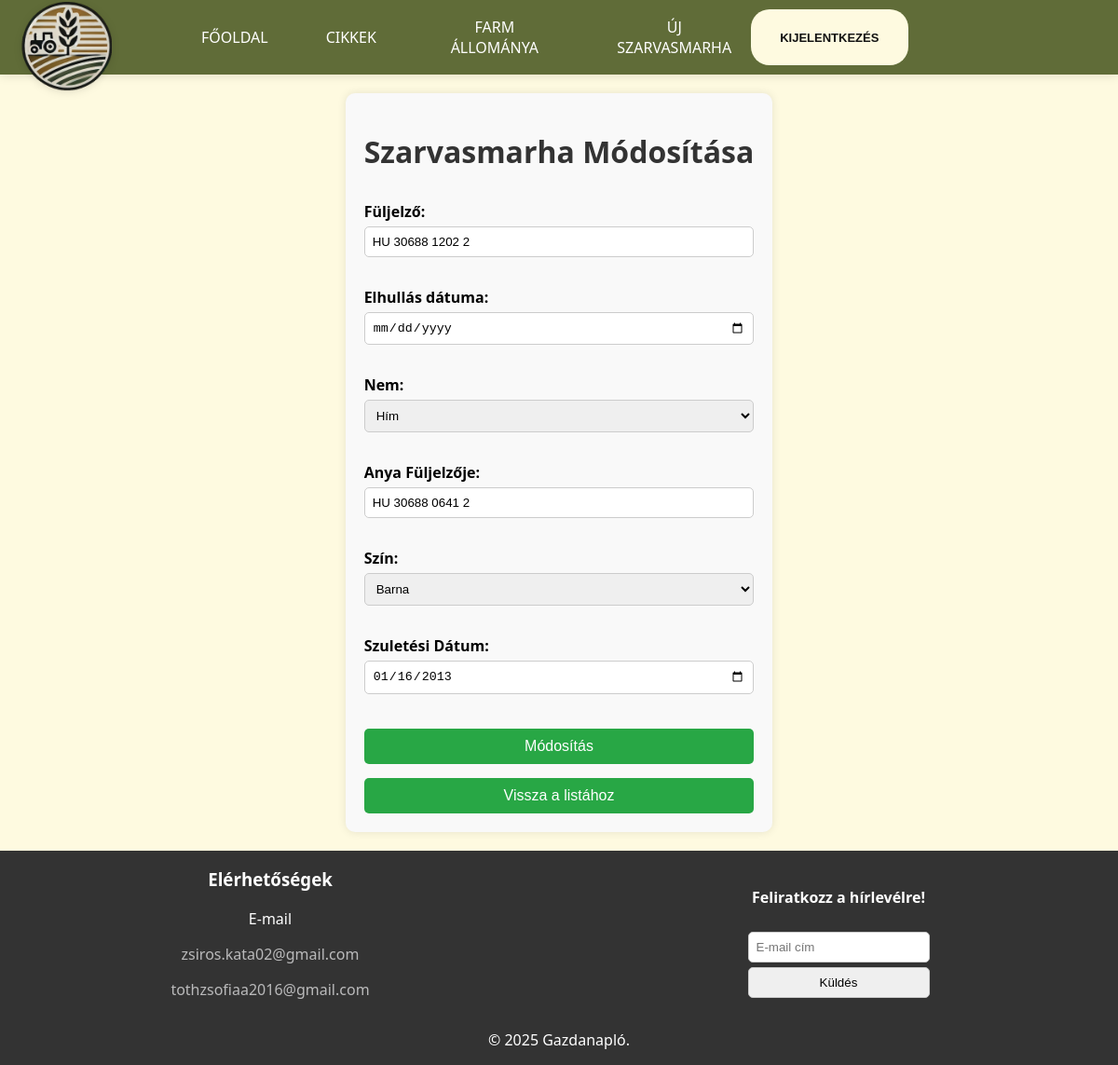
Page /admin/edit_cow.php?id=1 (signed in) on the committed database.
### tables this page shows
CREATE TABLE `cows` (
  `id` int(11) NOT NULL,
  `ear_tag` varchar(255) DEFAULT NULL,
  `gender` tinyint(1) DEFAULT NULL,
  `color_id` int(11) DEFAULT NULL,
  `birthdate` date DEFAULT NULL,
  `death_date` date DEFAULT NULL,
  `mother_ear_tag` varchar(255) DEFAULT NULL,
  `father_ear_tag` varchar(255) DEFAULT NULL,
  `picture` varchar(255) DEFAULT NULL
);

CREATE TABLE `colors` (
  `id` int(11) NOT NULL,
  `colors` varchar(255) DEFAULT NULL
);

### admin/edit_cow.php (the view, shortened to what this page needs)
<?php
require '../connect.php';
$cow_id = $_GET['id'] ?? null;
$stmt = $dbconn->prepare("SELECT * FROM cows WHERE id = ?");
$stmt->bind_param('i', $cow_id);
$stmt->execute();
$result = $stmt->get_result();
$cow = $result->fetch_assoc();
$colorsResult = $dbconn->query("SELECT id, colors AS color FROM colors");
$colors = [];
if ($colorsResult->num_rows > 0) {
    while ($row = $colorsResult->fetch_assoc()) {
        $colors[] = $row;
    }
}
?>
<!DOCTYPE html>
<html lang="hu">
 <?php
    include '../main/head.php';
?>
<body>
    <header>
        <?php include "../main/nav.php";?>
    </header>
    <main>
        <h1>Szarvasmarha Módosítása</h1>
        <form method="POST">
            <label for="ear_tag">Füljelző:</label>
            <input type="text" id="ear_tag" name="ear_tag" value="<?php echo htmlspecialchars($cow['ear_tag']); ?>" required>
            <br>
            <label for="death_date">Elhullás dátuma:</label>
            <input type="date" id="death_date" name="death_date" value="<?php echo htmlspecialchars($cow['death_date'] ?? ''); ?>">
            <br>
            <label for="gender">Nem:</label>
            <select id="gender" name="gender" required>
                <option value="M" <?php echo $cow['gender'] === 'M' ? 'selected' : ''; ?>>Hím</option>
            </select>
            <br>
            <label for="mother_ear_tag">Anya Füljelzője:</label>
            <input type="text" id="mother_ear_tag" name="mother_ear_tag" value="<?php echo htmlspecialchars($cow['mother_ear_tag']); ?>">
            <br>
            <label for="color_id">Szín:</label>
            <select id="color_id" name="color_id" required>
                <?php foreach ($colors as $color): ?>
                    <option value="<?php echo $color['id']; ?>" <?php echo $cow['color_id'] == $color['id'] ? 'selected' : ''; ?>>
                        <?php echo htmlspecialchars($color['color']); ?>
                    </option>
                <?php endforeach; ?>
            </select>
            <br>
            <label for="birthdate">Szuletési Dátum:</label>
            <input type="date" id="birthdate" name="birthdate" value="<?php echo htmlspecialchars($cow['birthdate']); ?>" required>
            <br>
            <button class="button" type="submit">Módosítás</button>
            <button class="button" type="submit"><a href="farm_states.php">Vissza a listához</a></button>
        </form>
    </main>
    <footer>
        <?php include '../main/footer.php'; ?>
    </footer>
</body>
</html>

### css/footer.css (style rules this page uses)
html, body { height: 100%; margin: 0; display: flex; flex-direction: column; }
main { flex: 1; }
footer { width: 100%; background-color: #333; color: white; text-align: center; }

### css/nav.css (style rules this page uses)
body { font-family: system-ui, -apple-system, BlinkMacSystemFont, 'Segoe UI', Roboto, Oxygen, Ubuntu, Cantarell, 'Open Sans', 'Helvetica Neue', sans-serif; background-color: #fefae0; padding-top: 80px; }
main { transition: transform 0.3s cubic-bezier(0.4, 0, 0.2, 1); transform: translateY(0); }

### css/pages/editcow.css (style rules this page uses)
main { max-width: 441px; margin: 20px auto; padding: 20px; background-color: #f9f9f9; border-radius: 10px; box-shadow: 0 0 10px rgba(0, 0, 0, 0.1); }
h1 { text-align: center; color: #333; }
form { display: flex; flex-direction: column; }
label { margin-top: 10px; font-weight: bold; }
input, select { padding: 8px; margin-top: 5px; border: 1px solid #ccc; border-radius: 5px; }
.button { margin-top: 15px; padding: 10px; background-color: #28a745; color: white; border: none; border-radius: 5px; cursor: pointer; font-size: 16px; }
.button a { color: white; text-decoration: none; display: block; }

### rows in the picture
cows: ear_tag "HU 30688 1202 2", mother_ear_tag "HU 30688 0641 2", color_id "Barna", birthdate "01/16/2013"
